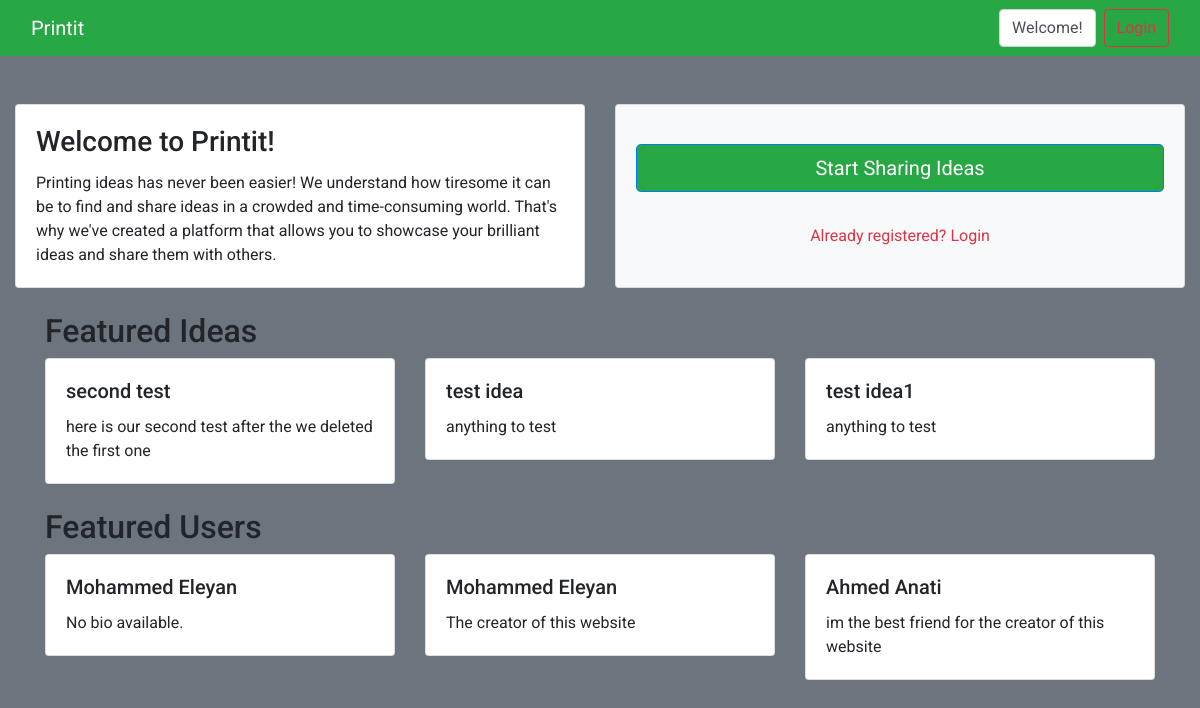
The page / on the database its author committed.
### Printit_app/models.py (models this page shows)
class Idea(models.Model):
    user = models.ForeignKey(User, on_delete=models.CASCADE)
    title = models.CharField(max_length=200)
    content = models.TextField()
    created_at = models.DateTimeField(auto_now_add=True)
    updated_at = models.DateTimeField(auto_now=True)
    objects = IdeaManager()

class User(models.Model):
    first_name = models.CharField(max_length=150)
    last_name = models.CharField(max_length=150)
    email = models.EmailField(unique=True)
    password = models.CharField(max_length=128)
    bio = models.TextField(blank=True, null=True)
    is_admin = models.BooleanField(default=False)
    created_at = models.DateTimeField(auto_now_add=True)
    updated_at = models.DateTimeField(auto_now=True)
    objects = UserManager()

### Printit_app/views.py (the view)
# urls.py: path('', views.home, name='home'),
def home(request):
    if 'user' in request.session:
        return redirect('home_authenticated')
    else:
        featured_ideas_stars = Idea.objects.all().order_by('-star__stars')[:3]
        featured_ideas_comments = Idea.objects.all().order_by(
            '-comment__id')[:3]
        featured_ideas = (featured_ideas_stars | featured_ideas_comments)[:3]
        featured_users_ideas = User.objects.all().order_by('-idea__id')[:3]
        featured_users_comments = User.objects.all().order_by(
            '-comment__id')[:3]
        featured_users = (featured_users_ideas | featured_users_comments)[:3]
        context = {
            'featured_ideas': featured_ideas,
            'featured_users': featured_users,
        }
        return render(request, 'home.html', context)

### Printit_app/templates/home.html (shortened to what this page needs)
<!DOCTYPE html>
<html lang="en">
<head>
    {% load static %}
    <link rel="stylesheet" href="https://maxcdn.bootstrapcdn.com/bootstrap/4.0.0/css/bootstrap.min.css">
</head>
<body style="font-family: 'Roboto', sans-serif;">
    <nav class="navbar navbar-expand-lg bg-success">
        <div class="container-fluid">
            <a class="navbar-brand text-white" href="{% url 'home' %}">Printit</a>
            <div class="form-inline my-2 my-lg-0">
                <div class="form-control mr-sm-2">Welcome!</div>
                <a class="btn btn-outline-danger my-2 my-sm-0" href="{% url 'login' %}">Login</a>
            </div>
        </div>
    </nav>
    <div class="container-fluid bg-secondary bg-gradient py-5" style="height: 100vh;">
        <div class="row h-auto">
            <div class="col-sm-6 mb-4">
                <div class="card h-100">
                    <div class="card-body">
                        <h3 class="card-title">Welcome to Printit!</h3>
                        <p class="card-text">Printing ideas has never been easier! We understand how tiresome it can
                            be to find and share ideas in a crowded and time-consuming world. That's why we've created
                            a platform that allows you to showcase your brilliant ideas and share them with others.</p>
                    </div>
                </div>
            </div>
            <div class="col-sm-6 mb-4">
                <div class="card bg-light h-100">
                    <div class="card-body d-flex flex-column align-items-center justify-content-center">
                        <a href="{% url 'register' %}"
                            class="btn btn-primary btn-lg btn-block bg-success text-white">Start Sharing
                            Ideas</a>
                        <br>
                        <a class="login-link mt-2 text-center text-danger" href="{% url 'login' %}">Already registered?
                            Login
                        </a>
                    </div>
                </div>
            </div>
        </div>
        <div class="container">
            <h2>Featured Ideas</h2>
            <div class="row">
                {% for idea in featured_ideas %}
                <div class="col-md-4">
                    <div class="card mb-4">
                        <div class="card-body">
                            <h5 class="card-title">{{ idea.title }}</h5>
                            <p class="card-text">{{ idea.content }}</p>
                        </div>
                    </div>
                </div>
                {% endfor %}
            </div>
        </div>
        <div class="container">
            <h2>Featured Users</h2>
            <div class="row">
                {% for user in featured_users %}
                <div class="col-md-4">
                    <div class="card mb-4">
                        <div class="card-body">
                            <h5 class="card-title">{{ user.first_name }} {{ user.last_name }}</h5>
                            {% if user.bio %}
                            <p class="card-text">{{ user.bio }}</p>
                            {% else %}
                            <p class="card-text">No bio available.</p>
                            {% endif %}
                        </div>
                    </div>
                </div>
                {% endfor %}
            </div>
        </div>
    </div>
</body>
</html>

### rows shown on the page
Idea: title "second test", content "here is our second test after the we deleted the first one"
Idea: title "test idea", content "anything to test"
Idea: title "test idea1", content "anything to test"
User: first_name "Mohammed", last_name "Eleyan", bio "No bio available."
User: first_name "Mohammed", last_name "Eleyan", bio "The creator of this website"
User: first_name "Ahmed", last_name "Anati", bio "im the best friend for the creator of this website"
